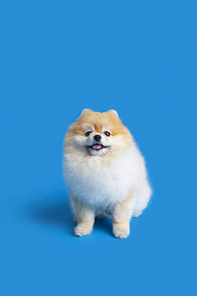
#> input picture Python/이론 2일차/img.jpg, 197 x 296 px
$ jupyter execute 'TABA 이론 2일차.ipynb'
#> lines starting #> are read from the running program, lines starting #| are printed output that depends on the picture
[cell 1]
import numpy as np
import pandas as pd
import matplotlib.pyplot as plt

# 로컬에서
plt.rcParams['font.family'] = 'Malgun Gothic'
plt.rcParams['axes.unicode_minus'] = False

# # 코랩에서
# !sudo apt-get install -y fonts-nanum
# !sudo fc-cache -fv
# !rm ~/.cache/matplotlib -rf

[cell 2]
x = [1, 2, 3, 4, 5]
y = [1, 4, 9, 16, 25]
plt.scatter(x,y)
plt.show()

[cell 3]
# 점 찍기
plt.scatter(x,y)
# 제목 표현
plt.title('y=x 그래프')
# x축 레이블 설정
plt.xlabel('x축')
plt.ylabel('y축')
plt.show()

[cell 4]
# 색 변환
plt.scatter(x,y, color = 'red')
# 제목 표현
plt.title('사인그래프')
# x축 레이블 설정
plt.xlabel('x축')
# y축 레이블 설정
plt.ylabel('y축')
plt.show()

## plot

[cell 5]
x = [1, 2, 3, 4, 5]
y = [1, 4, 9, 16, 25]
plt.plot(x,y)
plt.show()

[cell 6]
plt.plot(x,y)
plt.scatter(x,y)
plt.show()

[cell 7]
x = np.arange(0, 100, 0.1)
y = np.sin(x)
plt.plot(x,y)
plt.show()
#> figure, not shown here; curve peaks at x = 64.4, y = 1

[cell 8]
x = np.arange(0, 100, 0.1)
sin_y = np.sin(x)
cos_y = np.cos(x)

# 색 변환
plt.plot(x, sin_y, color = 'pink')
plt.plot(x, cos_y, color = 'skyblue')
# 제목 표현
plt.title('사인, 코사인 그래프')
# x축 레이블 설정
plt.xlabel('x축')
# y축 레이블 설정
plt.ylabel('y축')
# x 좌표 제한하기
plt.xlim([0,30])
plt.show()
#> figure, not shown here; curve peaks at x = 64.4, y = 1; curve peaks at x = 0, y = 1

[cell 9]
xxx = np.arange(1 , 11 , 1)
y = np.random.randint(1, 100 , 10)
y2 = np.random.randint(2, 100 , 10)

plt.plot(xxx, y, color = 'pink')
plt.plot(xxx, y2, color = 'skyblue')
plt.show()
#> figure, not shown here; curve peaks at x = 10, y = 88; curve peaks at x = 2, y = 90

## bar

[cell 10]
animal = ['사자', '얼룩말', '코끼리']
no_animal = [5, 10, 2]
plt.bar(animal,no_animal)
plt.show()
#> figure, not shown here; tallest bar 10 high, from x = 0.6 to 1.4

[cell 11]
colors = ['blue','yellow','brown']
# bar(x축 배열 , y축 배열 , color = 색상 , width = 막대 두께)
plt.bar(animal,no_animal, color = colors, width = 0.4)
plt.title('동물원 안 동물들')
plt.xlabel('동물 이름')
plt.ylabel('동물 수')
plt.show()
#> figure, not shown here; tallest bar 10 high, from x = 0.8 to 1.2

### 세로형 막대그래프

[cell 12]
plt.barh(animal,no_animal, color = colors)
plt.title('동물원 안 동물들')
plt.xlabel('동물 이름')
plt.ylabel('동물 수')
plt.show()

[cell 13]
animals = ['사자', '얼룩말', '코끼리']
animals_in_A = [10, 5, 13]
animals_in_B = [3, 15, 3]
plt.bar(animals, animals_in_A, color = 'brown', width = 0.3)
plt.bar(animals, animals_in_B, color = 'orange', width = 0.3)
plt.title('동물원 안 동물들')
plt.xlabel('동물 이름')
plt.ylabel('동물 수')
plt.show()
#> figure, not shown here; tallest bar 13 high, from x = 1.85 to 2.15; tallest bar 15 high, from x = 0.85 to 1.15

문제점이 존재
1. 각 색깔의 그래프가 뭘 나타내는지 모르겠음
2. 일단 B의 그래프가 A 위에 그려져서 가림
일단 각 색깔별로 뭘 나타내는지 나타내보자

[cell 14]
animals = ['사자', '얼룩말', '코끼리']
animals_in_A = [10, 5, 13]
animals_in_B = [3, 15, 3]
plt.bar(animals, animals_in_A, color = 'brown', width = 0.3, label = 'S00 동물원')
plt.bar(animals, animals_in_B, color = 'orange', width = 0.3, label = 'E00 동물원')
plt.title('동물원 안 동물들')
plt.xlabel('동물 이름')
plt.ylabel('동물 수')
# 범례
plt.legend(loc='best')
plt.show()
#> figure, not shown here; tallest bar 13 high, from x = 1.85 to 2.15; tallest bar 15 high, from x = 0.85 to 1.15

B 그래프를 옆으로 치워보자
그전에 일단 이렇게 x좌표를 만들어 주는게 필요하다

[cell 15]
animals = ['사자', '얼룩말', '코끼리']
animals_in_A = [10, 5, 13]
animals_in_B = [3, 15, 3]

# bar 두께
w = 0.3

# bar의 위치 선정
plt.bar([1,2,3], animals_in_A, color = 'brown', width = w, label = 'S00 동물원')
# 두번째 그래프를 입력시 겹치지 않게 하기 위해
# [1+w,2+w,3+w] 그래프의 시작 위치를 바꾸어준다.(x축임)

plt.bar([1+w,2+w,3+w], animals_in_B, color = 'orange', width = w, label = 'E00 동물원')
plt.title('동물원 안 동물들')
plt.xlabel('동물 이름')
plt.ylabel('동물 수')
plt.legend(loc='best')
plt.show()
#> figure, not shown here; tallest bar 13 high, from x = 2.85 to 3.15; tallest bar 15 high, from x = 2.15 to 2.45

x 축 좌표 변경

[cell 16]
animals = ['사자', '얼룩말', '코끼리']
animals_in_A = [10, 5, 13]
animals_in_B = [3, 15, 3]
x = np.arange(1,4,1)
w = 0.3
plt.bar(x, animals_in_A, color = 'brown', width = w, label = 'S00 동물원')
plt.bar(x+w, animals_in_B, color = 'orange', width = w, label = 'E00 동물원')
plt.xticks(x+w/2, animals)
plt.title('동물원 안 동물들')
plt.xlabel('동물 이름')
plt.ylabel('동물 수')
plt.legend(loc='best')
plt.show()
#> figure, not shown here; tallest bar 13 high, from x = 2.85 to 3.15; tallest bar 15 high, from x = 2.15 to 2.45

y축 좌표 변경

[cell 17]
animals = ['사자', '얼룩말', '코끼리']
animals_in_A = [10, 5, 13]
animals_in_B = [3, 15, 3]
x = np.arange(1,4,1)
y = ['거의 멸종위기', '적정', '너무 많음']
w = 0.3
plt.bar(x, animals_in_A, color = 'brown', width = w, label = 'S00 동물원')
plt.bar(x+w, animals_in_B, color = 'orange', width = w, label = 'E00 동물원')
plt.xticks(x+w/2, animals)
plt.yticks([2, 5, 13], y)
plt.title('동물원 안 동물들')
plt.xlabel('동물 이름')
plt.ylabel('동물 수')
plt.legend(loc='best')
plt.show()
#> figure, not shown here; tallest bar 13 high, from x = 2.85 to 3.15; tallest bar 15 high, from x = 2.15 to 2.45

## histogram

[cell 18]
data = [1,1,1,2,2,2,3,3,3,3,3,3,3,3,4,4,4,5,5,5,5,5,5,5,5,5]
# 일반적인 히스토그램 그래프 생성
# 집단의 분포를 확인할 수 있다.
#
plt.hist(data)
plt.show()
#> figure, not shown here; tallest bar 9 high, from x = 4.6 to 5

[cell 19]
plt.hist(data, bins=5, width = 0.5, edgecolor='black')
plt.show()
#> figure, not shown here; tallest bar 9 high, from x = 4.2 to 4.7

[cell 20]
import matplotlib.pyplot as plt

weight = [68, 81, 64, 56, 78, 74, 61, 77, 66, 68, 59, 71,
          80, 59, 67, 81, 69, 73, 69, 74, 70, 65]

plt.hist(weight)

plt.show()
#> figure, not shown here; tallest bar 4 high, from x = 66 to 68.5

#### 구간 개수 지정하기

hist() 함수의 bins 파라미터는 히스토그램의 가로축 구간의 개수를 지정합니다.

아래 그림과 같이 구간의 개수에 따라 히스토그램 분포의 형태가 달라질 수 있기 때문에

적절한 구간의 개수를 지정해야 합니다.

[cell 21]
weight = [68, 81, 64, 56, 78, 74, 61, 77, 66, 68, 59, 71,
          80, 59, 67, 81, 69, 73, 69, 74, 70, 65]

plt.hist(weight, label='bins=10')
plt.hist(weight, bins=30, label='bins=30')
plt.legend()
plt.show()
#> figure, not shown here; tallest bar 4 high, from x = 66 to 68.5

#### 누적 히스토그램 그리기

[cell 22]
weight = [68, 81, 64, 56, 78, 74, 61, 77, 66, 68, 59, 71,
          80, 59, 67, 81, 69, 73, 69, 74, 70, 65]

plt.hist(weight, cumulative=True, label='cumulative=True')
plt.hist(weight, cumulative=False, label='cumulative=False')
plt.legend(loc='upper left')
plt.show()
#> figure, not shown here; tallest bar 22 high, from x = 78.5 to 81; tallest bar 4 high, from x = 66 to 68.5

#### 히스토그램의 종류

[cell 23]
weight = [68, 81, 64, 56, 78, 74, 61, 77, 66, 68, 59, 71,
        80, 59, 67, 81, 69, 73, 69, 74, 70, 65]
weight2 = [52, 67, 84, 66, 58, 78, 71, 57, 76, 62, 51, 79,
        69, 64, 76, 57, 63, 53, 79, 64, 50, 61]

plt.hist((weight, weight2), histtype='bar')
plt.title('histtype - bar')
plt.figure()

plt.hist((weight, weight2), histtype='barstacked')
plt.title('histtype - barstacked')
plt.figure()

plt.hist((weight, weight2), histtype='step')
plt.title('histtype - step')
plt.figure()

plt.hist((weight, weight2), histtype='stepfilled')
plt.title('histtype - stepfilled')
plt.show()
#> figure, not shown here; tallest bar 6 high, from x = 67.34 to 68.7; tallest bar 4 high, from x = 51.7 to 53.06
#> figure, not shown here; tallest bar 6 high, from x = 67 to 70.4; tallest bar 4 high, from x = 50 to 53.4
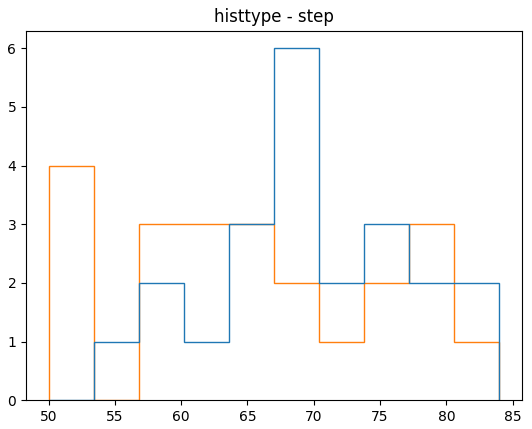
#> figure drawn by matplotlib, 1 panel
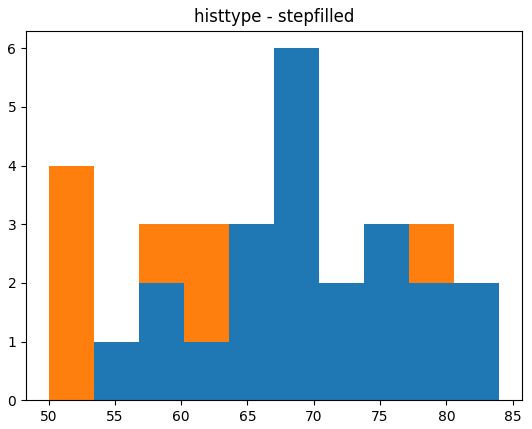
#> figure drawn by matplotlib, 1 panel

#### NumPy 난수의 분포 나타내기

[cell 24]
import matplotlib.pyplot as plt
import numpy as np


a = 2.0 * np.random.randn(10000) + 1.0
b = np.random.standard_normal(10000)
c = 20.0 * np.random.rand(5000) - 10.0

plt.hist(a, bins=100, density=True, alpha=0.7, histtype='step')
plt.hist(b, bins=50, density=True, alpha=0.5, histtype='stepfilled')
plt.hist(c, bins=100, density=True, alpha=0.9, histtype='step')

plt.show()
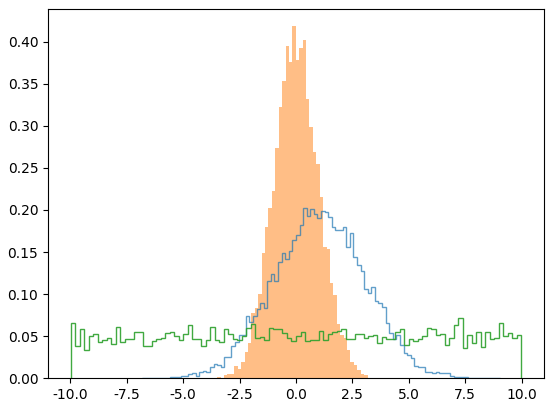
#> figure drawn by matplotlib, 1 panel

## pie chart

#### pd.series

시리즈는 1차원 배열과 비슷한 자료구조입니다. 딕셔너리와도 비슷합니다.

시리즈는 1열로만 이루어진 자료구조인데 두가지 특징을 가집니다.

- 열의 이름을 지정할 수 있음

- 각 셀에는 서로 다른 모든 자료형을 넣을 수 있고, 다차원 배열도 넣을 수 있음

[cell 25]
data = ['짜장','짜장','짜장','짜장','짜장','짜장','짜장','짜장','짜장','짜장','짬뽕','짬뽕','짬뽕','짬뽕','짬뽕','짬뽕'
        ,'짬뽕','짬뽕','짬뽕','짬뽕' ,'볶음밥','볶음밥','볶음밥','볶음밥','볶음밥','볶음밥']

#
ds = pd.Series(data)
ds = ds.value_counts()
print(ds)

[cell 26]
plt.pie(ds.values)
plt.show()
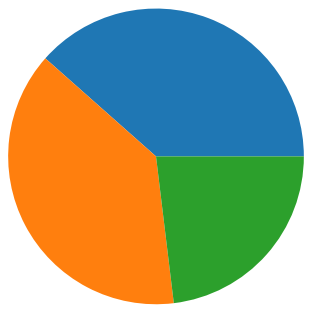
#> figure drawn by matplotlib, 1 panel

[cell 27]
# 라벨에 인덱스값 넣어주기
plt.pie(ds.values, labels=ds.index)
plt.show()
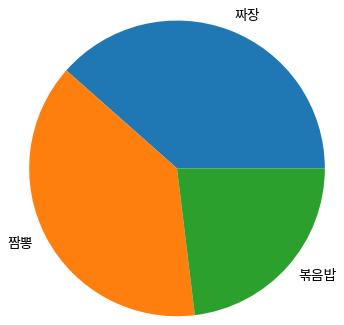
#> figure drawn by matplotlib, 1 panel

[cell 28]
# 비율로 표시하기

# autopct로 퍼센테이지 표현. 저기 숫자는 소수점 아래 몇번째 자리 숫자까지 표시할건지 알 수 있음
plt.pie(ds.values, labels=ds.index, autopct = '%.1f%%')
plt.show()

[cell 29]
# 색상 넣기

colors = ['red', 'gray', 'yellow']
plt.pie(ds.values, labels=ds.index, autopct = '%.1f%%', colors=colors)
plt.show()
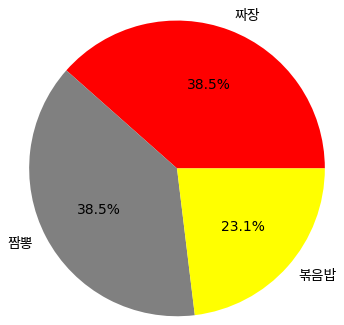
#> figure drawn by matplotlib, 1 panel

[cell 30]
# 그래프 추가적으로 꾸며보기 (옵션)

colors = ['red', 'gray', 'yellow']
plt.pie(ds.values, labels=ds.index,
        autopct = '%.1f%%',
        colors=colors,
        explode = [0.03, 0.03, 0.03],
        wedgeprops = {'width':0.9, 'edgecolor':'black', 'linewidth':0.5})
# 설명
# explode는 각 파이별로 얼마나 띄어지는지
# wedgeprops
# width: 1일때 완벽한 구, 0.9일때 안쪽 10%가 빈칸인 도넛
# edgecolor: 외곽선 색
# linewidth: 외곽선 두께
plt.show()
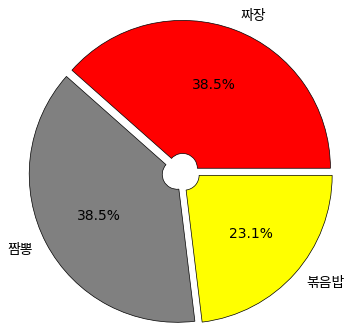
#> figure drawn by matplotlib, 1 panel

### 이미지 표시하기

[cell 31]
import cv2
# pip install opencv-python
# img.jpg 파일이 현재 코드 실행 파일과 같은 위치에 존재할 경우 경로 지정을 하지 않아도 된다.
# 아닐 경우 경로를 지정해주자.

# cv2.imread() 이미지를 읽어들인다.
img = cv2.imread('img.jpg')
#> img is the input picture: shape (296, 197, 3); mean B, G, R 208.4, 146.6, 59.3
img = cv2.cvtColor(img, cv2.COLOR_BGR2RGB)
plt.imshow(img)

### 여러개 그래프 표시
- subplot

[cell 32]
fig, ax = plt.subplots(2,3)

# 이름설정
# (숫자 , 숫자) 그래프의 위치 좌표이다

ax[0,0].set_title('(0,0)')
ax[0,1].set_title('(0,1)')
ax[0,2].set_title('(0,2)')
ax[1,0].set_title('(1,0)')
ax[1,1].set_title('(1,1)')
ax[1,2].set_title('(1,2)')
# sub그래프간 간격설정
plt.subplots_adjust(wspace=0.5, hspace=0.5)
plt.show()

### 그래프 생성하기

[cell 33]
# 2행 3열의 subplot 생성 (다량 그래프)

fig, ax = plt.subplots(2,3)

# 0,0 scatter
scat_x = [1, 2, 3, 4, 5]
scat_y = [1, 4, 9, 16, 25]
# 색 변환
ax[0,0].scatter(scat_x,scat_y,s=1)
# 제목 표현
ax[0,0].set_title('사인그래프')
# x축 레이블 설정
ax[0,0].set_xlabel('x축')
# y축 레이블 설정
ax[0,0].set_ylabel('y축')

# 0,1 sin,cos plot
x = np.arange(0, 100, 0.1)
sin_y = np.sin(x)
cos_y = np.cos(x)
# 색 변환
ax[0,1].plot(x, sin_y, color = 'pink')
ax[0,1].plot(x, cos_y, color = 'skyblue')
# 제목 표현
ax[0,1].set_title('사인, 코사인 그래프')
# x축 레이블 설정
ax[0,1].set_xlabel('x축')
# y축 레이블 설정
ax[0,1].set_ylabel('y축')
# x 좌표 제한하기
ax[0,1].set_xlim([0,30])

# 0,2 동물원 동물 숫자
animals = ['사자', '얼룩말', '코끼리']
animals_in_A = [10, 5, 13]
animals_in_B = [3, 15, 3]
x = np.arange(1,4,1)
y = ['거의 멸종위기', '적정', '너무 많음']
w = 0.3
ax[0,2].bar(x, animals_in_A, color = 'brown', width = w, label = 'S00 동물원')
ax[0,2].bar(x+w, animals_in_B, color = 'orange', width = w, label = 'E00 동물원')
ax[0,2].set_xticks(x+w/2, animals)
ax[0,2].set_yticks([2, 5, 13], y)
ax[0,2].set_title('동물원 안 동물들')
ax[0,2].set_xlabel('동물 이름')
ax[0,2].set_ylabel('동물 수')
ax[0,2].legend(loc='best')

# 1,0 히스토그램
data = [1,1,1,2,2,2,3,3,3,3,3,3,3,3,4,4,4,5,5,5,5,5,5,5,5,5]
ax[1,0].hist(data, bins=5, width = 0.5, edgecolor='black')

# 1,1 짜장 짬뽕 파이
data = ['짜장','짜장','짜장','짜장','짜장','짜장','짜장'
        ,'짜장','짜장','짜장','짬뽕','짬뽕','짬뽕','짬뽕'
        ,'짬뽕','짬뽕','짬뽕','짬뽕','짬뽕','짬뽕', '볶음밥' , '볶음밥', '볶음밥', '볶음밥', '볶음밥']
colors = ['red', 'gray', 'yellow']
ax[1,1].pie(ds.values, labels=ds.index,
        autopct = '%.1f%%',
        colors=colors,
        explode = [0.03, 0.03, 0.03],
        wedgeprops = {'width':0.9, 'edgecolor':'black', 'linewidth':0.5})

# 1,2 이미지 불러오기
img = cv2.imread('img.jpg')
img = cv2.cvtColor(img, cv2.COLOR_BGR2RGB)
ax[1,2].imshow(img)

# 마지막 그래프 출력하기
plt.show()
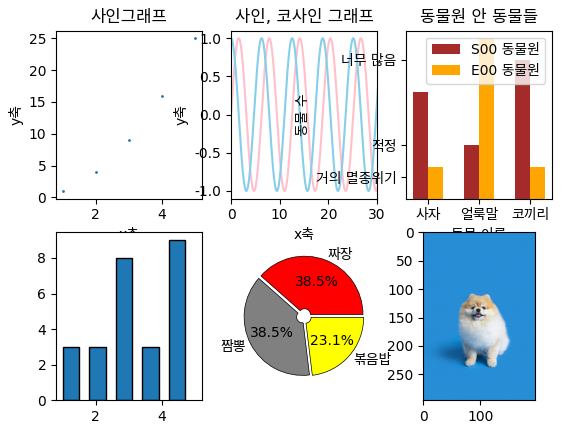
#> figure drawn by matplotlib, 6 panels; panel 2: curve peaks at x = 64.4, y = 1; panel 2: curve peaks at x = 0, y = 1; panel 3: tallest bar 13 high, from x = 2.85 to 3.15; panel 3: tallest bar 15 high, from x = 2.15 to 2.45

[cell 34]
# 옵션 조절하기

[cell 35]
fig, ax = plt.subplots(2,3)
plt.subplots_adjust(wspace=0.6, hspace=0.5)
plt.rc('font', size=3)        # 기본 폰트 크기
plt.rc('axes', labelsize=4)   # x,y축 label 폰트 크기
plt.rc('xtick', labelsize=3)  # x축 눈금 폰트 크기
plt.rc('ytick', labelsize=3)  # y축 눈금 폰트 크기
plt.rc('legend', fontsize=3)  # 범례 폰트 크기
plt.rc('figure', titlesize=7) # figure title 폰트 크기
# 0,0 scatter
scat_x = [1, 2, 3, 4, 5]
scat_y = [1, 4, 9, 16, 25]
# 색 변환
ax[0,0].scatter(scat_x,scat_y,s=1)
# 제목 표현
ax[0,0].set_title('사인그래프')
# x축 레이블 설정
ax[0,0].set_xlabel('x축')
# y축 레이블 설정
ax[0,0].set_ylabel('y축')
# 0,1 sin,cos plot
x = np.arange(0, 100, 0.1)
sin_y = np.sin(x)
cos_y = np.cos(x)
# 색 변환
ax[0,1].plot(x, sin_y, color = 'pink')
ax[0,1].plot(x, cos_y, color = 'skyblue')
# 제목 표현
ax[0,1].set_title('사인, 코사인 그래프')
# x축 레이블 설정
ax[0,1].set_xlabel('x축')
# y축 레이블 설정
ax[0,1].set_ylabel('y축')
# x 좌표 제한하기
ax[0,1].set_xlim([0,30])
# 0,2 동물원 동물 숫자
animals = ['사자', '얼룩말', '코끼리']
animals_in_A = [10, 5, 13]
animals_in_B = [3, 15, 3]
x = np.arange(1,4,1)
y = ['거의 멸종위기', '적정', '너무 많음']
w = 0.3
ax[0,2].bar(x, animals_in_A, color = 'brown', width = w, label = 'S00 동물원')
ax[0,2].bar(x+w, animals_in_B, color = 'orange', width = w, label = 'E00 동물원')
ax[0,2].set_xticks(x+w/2, animals)
ax[0,2].set_yticks([2, 5, 13], y)
ax[0,2].set_title('동물원 안 동물들')
ax[0,2].set_xlabel('동물 이름')
ax[0,2].set_ylabel('동물 수')
ax[0,2].legend(loc='best')
# 1,0 히스토그램
data = [1,1,1,2,2,2,3,3,3,3,3,3,3,3,4,4,4,5,5,5,5,5,5,5,5,5]
ax[1,0].hist(data, bins=5, width = 0.5, edgecolor='black')
ax[1,0].set_title('히스토그램')
# 1,1 짜장 짬뽕 파이
#data = ['짜장','짜장','짜장','짜장','짜장','짜장','짜장','짜장','짜장','짜장','짬뽕','짬뽕','짬뽕','짬뽕','짬뽕','짬뽕','짬뽕','짬뽕','짬뽕','짬뽕',
colors = ['red', 'gray', 'yellow']
ax[1,1].pie(ds.values, labels=ds.index,
        autopct = '%.1f%%',
        colors=colors,
        explode = [0.03, 0.03, 0.03],
        wedgeprops = {'width':0.9, 'edgecolor':'black', 'linewidth':0.5})
ax[1,1].set_title('중국집 메뉴')
# 1,2 이미지 불러오기
img = cv2.imread('img.jpg')
img = cv2.cvtColor(img, cv2.COLOR_BGR2RGB)
ax[1,2].imshow(img)
ax[1,2].set_title('이미지')
# 마지막 그래프 출력하기
plt.show()
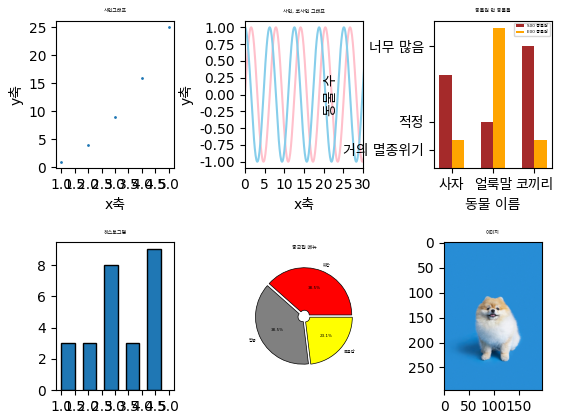
#> figure drawn by matplotlib, 6 panels; panel 2: curve peaks at x = 64.4, y = 1; panel 2: curve peaks at x = 0, y = 1; panel 3: tallest bar 13 high, from x = 2.85 to 3.15; panel 3: tallest bar 15 high, from x = 2.15 to 2.45

[cell 36]
# 이미지로 저장하기

[cell 37]
fig, ax = plt.subplots(2,3)
plt.subplots_adjust(wspace=0.6, hspace=0.5)
plt.rc('font', size=3)        # 기본 폰트 크기
plt.rc('axes', labelsize=4)   # x,y축 label 폰트 크기
plt.rc('xtick', labelsize=3)  # x축 눈금 폰트 크기
plt.rc('ytick', labelsize=3)  # y축 눈금 폰트 크기
plt.rc('legend', fontsize=3)  # 범례 폰트 크기
plt.rc('figure', titlesize=7) # figure title 폰트 크기
# 0,0 scatter
scat_x = [1, 2, 3, 4, 5]
scat_y = [1, 4, 9, 16, 25]
# 색 변환
ax[0,0].scatter(scat_x,scat_y,s=1)
# 제목 표현
ax[0,0].set_title('사인그래프')
# x축 레이블 설정
ax[0,0].set_xlabel('x축')
# y축 레이블 설정
ax[0,0].set_ylabel('y축')
# 0,1 sin,cos plot
x = np.arange(0, 100, 0.1)
sin_y = np.sin(x)
cos_y = np.cos(x)
# 색 변환
ax[0,1].plot(x, sin_y, color = 'pink')
ax[0,1].plot(x, cos_y, color = 'skyblue')
# 제목 표현
ax[0,1].set_title('사인, 코사인 그래프')
# x축 레이블 설정
ax[0,1].set_xlabel('x축')
# y축 레이블 설정
ax[0,1].set_ylabel('y축')
# x 좌표 제한하기
ax[0,1].set_xlim([0,30])
# 0,2 동물원 동물 숫자
animals = ['사자', '얼룩말', '코끼리']
animals_in_A = [10, 5, 13]
animals_in_B = [3, 15, 3]
x = np.arange(1,4,1)
y = ['거의 멸종위기', '적정', '너무 많음']
w = 0.3
ax[0,2].bar(x, animals_in_A, color = 'brown', width = w, label = 'S00 동물원')
ax[0,2].bar(x+w, animals_in_B, color = 'orange', width = w, label = 'E00 동물원')
ax[0,2].set_xticks(x+w/2, animals)
ax[0,2].set_yticks([2, 5, 13], y)
ax[0,2].set_title('동물원 안 동물들')
ax[0,2].set_xlabel('동물 이름')
ax[0,2].set_ylabel('동물 수')
ax[0,2].legend(loc='best')
# 1,0 히스토그램
data = [1,1,1,2,2,2,3,3,3,3,3,3,3,3,4,4,4,5,5,5,5,5,5,5,5,5]
ax[1,0].hist(data, bins=5, width = 0.5, edgecolor='black')
ax[1,0].set_title('히스토그램')
# 1,1 짜장 짬뽕 파이
#data = ['짜장','짜장','짜장','짜장','짜장','짜장','짜장','짜장','짜장','짜장','짬뽕','짬뽕','짬뽕','짬뽕','짬뽕','짬뽕','짬뽕','짬뽕','짬뽕','짬뽕',
colors = ['red', 'gray', 'yellow']
ax[1,1].pie(ds.values, labels=ds.index,
        autopct = '%.1f%%',
        colors=colors,
        explode = [0.03, 0.03, 0.03],
        wedgeprops = {'width':0.9, 'edgecolor':'black', 'linewidth':0.5})
ax[1,1].set_title('중국집 메뉴')
# 1,2 이미지 불러오기
img = cv2.imread('img.jpg')
img = cv2.cvtColor(img, cv2.COLOR_BGR2RGB)
ax[1,2].imshow(img)
ax[1,2].set_title('이미지')
# 마지막 그래프 출력하기
plt.savefig('plt_img.png')
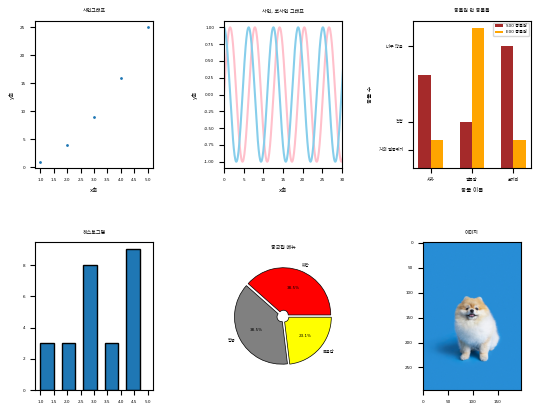
#> figure drawn by matplotlib, 6 panels; panel 2: curve peaks at x = 64.4, y = 1; panel 2: curve peaks at x = 0, y = 1; panel 3: tallest bar 13 high, from x = 2.85 to 3.15; panel 3: tallest bar 15 high, from x = 2.15 to 2.45
plt.show()
